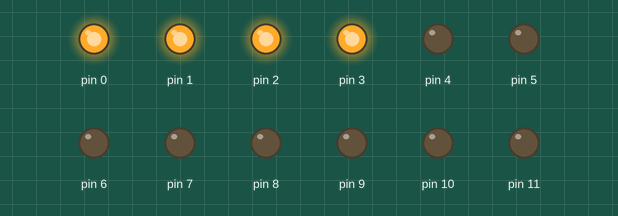
Simulated run of this sketch. Board: Arduino Uno, built with avr-gcc and run on an emulated ATmega328P. Parts: output pins drawn as LEDs (lit = HIGH).

Above: at 0.37 s.
At 1.12 s:
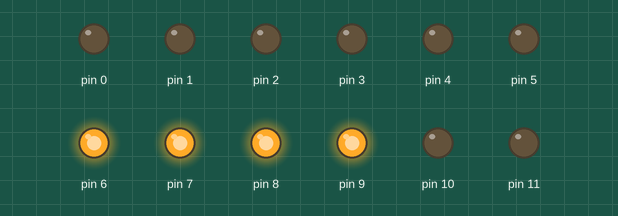
At 1.7 s:
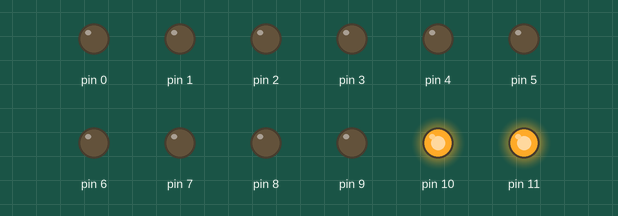
At 2.87 s:
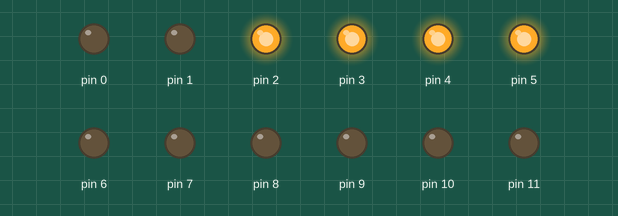
At 4.37 s:
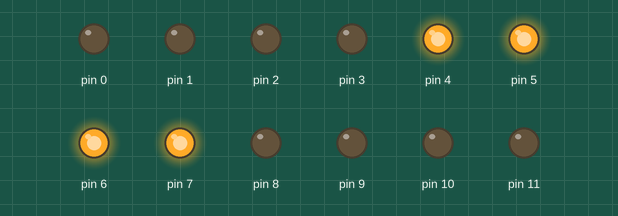
At 7.0 s:
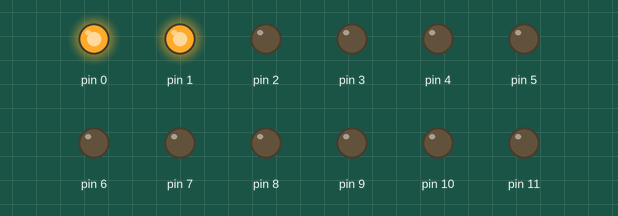
Timing chart, 0 to 8.1 s (numbered marks = the images above):
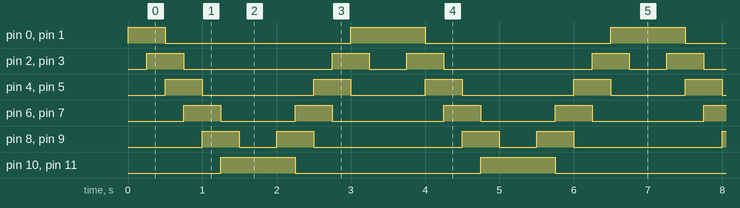

The sketch:

LED_snake_ver2.ino
```cpp
int d=250;

void setup()
{
  for(int i=0; i<=11; i++)
  {
    pinMode(i, OUTPUT);
  }
}

void loop()
{
  for(int i=0; i<=10; i+=2)
  {
    digitalWrite(i, HIGH);
    digitalWrite(i+1, HIGH);
    delay(d);
    digitalWrite(i-1, LOW);
    digitalWrite(i-2, LOW);
  }
  delay(d);
  for(int i=11; i>=1; i-=2)
  {
    digitalWrite(i, HIGH);
    digitalWrite(i-1, HIGH);
    delay(d);
    digitalWrite(i+1, LOW);
    digitalWrite(i+2, LOW);
  }
  delay(d);
}
```

Measured:
- by itself, pin 0, pin 1: repeats every 3.5 s: LOW 2.5 s, HIGH 1.0 s
- by itself, pin 2, pin 3: repeats every 3.5 s: LOW 2.0 s, HIGH 0.50 s, LOW 0.50 s, HIGH 0.50 s
- by itself, pin 4, pin 5: repeats every 3.5 s: LOW 1.5 s, HIGH 0.50 s, LOW 1.0 s, HIGH 0.50 s
- by itself, pin 6, pin 7: repeats every 3.5 s: LOW 1.0 s, HIGH 0.50 s, LOW 1.5 s, HIGH 0.50 s
- by itself, pin 8, pin 9: repeats every 3.5 s: LOW 0.50 s, HIGH 0.50 s, LOW 2.0 s, HIGH 0.50 s
- by itself, pin 10, pin 11: alternates HIGH for 1.0 s and LOW for 2.5 s
